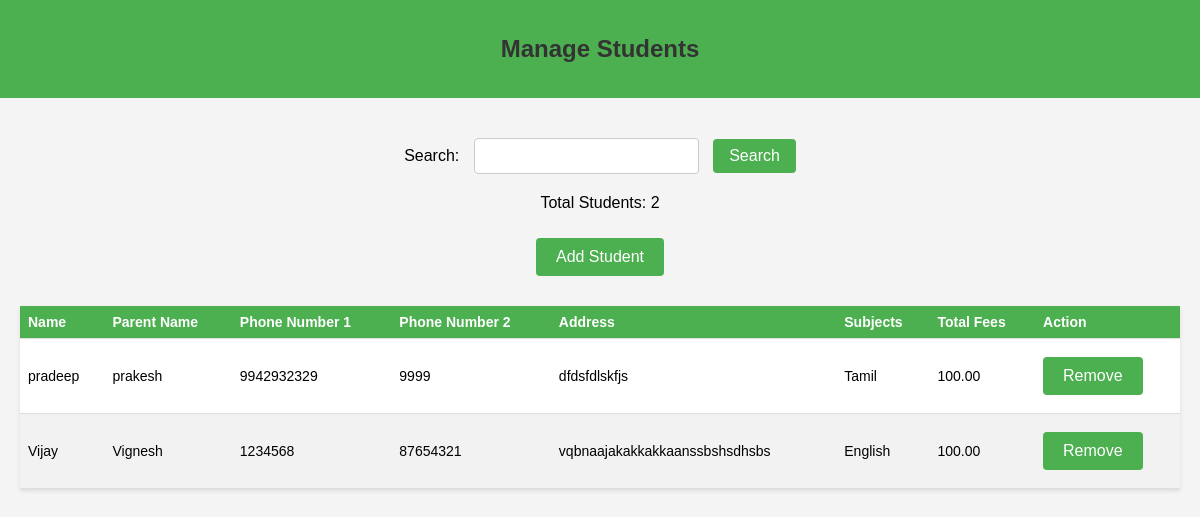
The app's page /manage_students/ (signed in) with its own data.
### main/models.py (models this page shows, shortened)
class Student(models.Model):
    branch = models.ForeignKey(Branch, on_delete=models.CASCADE)
    name = models.CharField(max_length=255)
    parent_name = models.CharField(max_length=255)
    phone_number1 = models.CharField(max_length=15)
    phone_number2 = models.CharField(max_length=15, blank=True)
    address = models.TextField()
    subjects = models.ManyToManyField(Subject)
    def total_fees(self):
        return sum(subject.fee for subject in self.subjects.all())

class Subject(models.Model):
    name = models.CharField(max_length=255)
    fee = models.DecimalField(max_digits=10, decimal_places=2)

### main/views.py (the view)
# urls.py: path('manage_students/', views.manage_students, name='manage_students'),
def manage_students(request):
    branch_id = request.session.get('branch_id')
    if not branch_id:
        return redirect('index')
    branch = Branch.objects.get(id=branch_id)
    students = Student.objects.filter(branch=branch)
    if 'search' in request.GET:
        search_term = request.GET['search']
        students = students.filter(name__icontains=search_term)
    return render(request, 'main/manage_students.html', {'students': students, 'branch': branch})

### main/templates/main/manage_students.html (shortened to what this page needs)
<!DOCTYPE html>
<html lang="en">
<head>
</head>
<body>
    <header>
        <h1>Manage Students</h1>
    </header>
    <div class="container">
        <form method="get">
            <label for="search">Search:</label>
            <input type="text" id="search" name="search">
            <input type="submit" value="Search">
        </form>
        <p>Total Students: {{ students.count }}</p>
        <a href="{% url 'add_student' %}">Add Student</a>
        <table>
            <thead>
                <tr>
                    <th>Name</th>
                    <th>Parent Name</th>
                    <th>Phone Number 1</th>
                    <th>Phone Number 2</th>
                    <th>Address</th>
                    <th>Subjects</th>
                    <th>Total Fees</th>
                    <th>Action</th>
                </tr>
            </thead>
            <tbody>
                {% for student in students %}
                <tr>
                    <td>{{ student.name }}</td>
                    <td>{{ student.parent_name }}</td>
                    <td>{{ student.phone_number1 }}</td>
                    <td>{{ student.phone_number2 }}</td>
                    <td>{{ student.address }}</td>
                    <td>
                        {% for subject in student.subjects.all %}
                            {{ subject.name }}<br>
                        {% endfor %}
                    </td>
                    <td>{{ student.total_fees }}</td>
                    <td>
                        <a href="{% url 'delete_student' student.id %}">Remove</a>
                    </td>
                </tr>
                {% endfor %}
            </tbody>
        </table>
    </div>
</body>
</html>

### main/templates/main/manage_students.html (style rules this page uses)
body { font-family: Arial, sans-serif; background-color: #f4f4f4; margin: 0; padding: 0; display: flex; flex-direction: column; align-items: center; text-align: center; }
header { width: 100%; background-color: #4CAF50; color: white; padding: 15px; text-align: center; }
.container { max-width: 1200px; width: 100%; padding: 20px; box-sizing: border-box; }
h1 { color: #333; margin: 20px 0; font-size: 24px; }
form { margin: 20px 0; }
label { margin-right: 10px; font-size: 16px; }
input[type="text"] { padding: 8px; font-size: 16px; border: 1px solid #ccc; border-radius: 4px; margin-right: 10px; }
input[type="submit"] { padding: 8px 16px; font-size: 16px; border: none; border-radius: 4px; background-color: #4CAF50; color: white; cursor: pointer; transition: background-color 0.3s ease; }
a { display: inline-block; padding: 10px 20px; font-size: 16px; text-decoration: none; color: #fff; background-color: #4CAF50; border-radius: 4px; margin: 10px 0; transition: background-color 0.3s ease; }
table { width: 100%; border-collapse: collapse; margin: 20px 0; background-color: #fff; box-shadow: 0 2px 4px rgba(0, 0, 0, 0.1); }
th, td { padding: 8px; text-align: left; border-bottom: 1px solid #ddd; font-size: 14px; }
th { background-color: #4CAF50; color: white; }
tr:nth-child(even) { background-color: #f2f2f2; }

### records on screen
Student: name "pradeep", parent_name "prakesh", phone_number1 "9942932329", phone_number2 "9999", address "dfdsfdlskfjs", total_fees "100.00"
Subject: name "Tamil"
Student: name "Vijay", parent_name "Vignesh", phone_number1 "1234568", phone_number2 "87654321", address "vqbnaajakakkakkaanssbshsdhsbs", total_fees "100.00"
Subject: name "English"

### other values on screen
{{ students.count }} "2"
